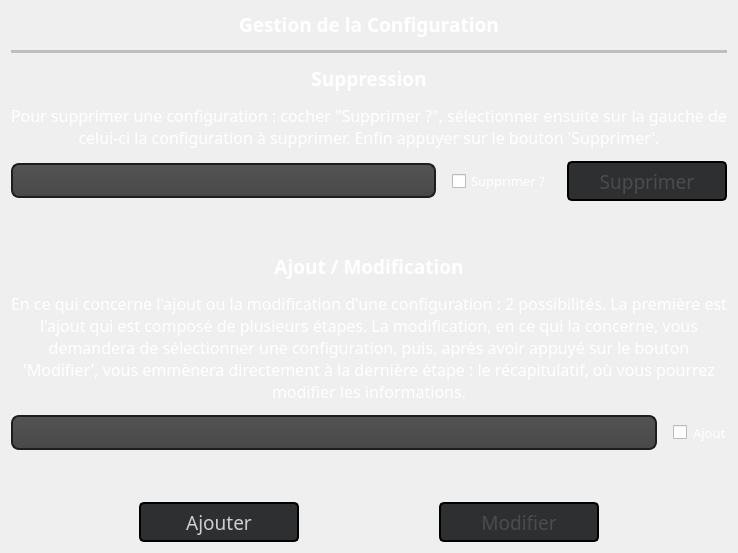
        <widget class="QWidget" name="pageCarteNI">
         <property name="styleSheet">
          <string notr="true">QLabel{
	color: rgb(255, 255, 255);
}</string>
         </property>
         <layout class="QGridLayout" name="gridLayout_10">
          <item row="0" column="0">
           <layout class="QVBoxLayout" name="frameConfig">
            <property name="spacing">
             <number>12</number>
            </property>
            <property name="sizeConstraint">
             <enum>QLayout::SetMinimumSize</enum>
            </property>
            <item>
             <layout class="QVBoxLayout" name="verticalLayout_7">
              <item>
               <widget class="QLabel" name="labelConfigTitre">
                <property name="sizePolicy">
                 <sizepolicy hsizetype="Preferred" vsizetype="Maximum">
                  <horstretch>0</horstretch>
                  <verstretch>0</verstretch>
                 </sizepolicy>
                </property>
                <property name="font">
                 <font>
                  <family>Quicksand SemiBold</family>
                  <pointsize>14</pointsize>
                  <weight>75</weight>
                  <bold>true</bold>
                 </font>
                </property>
                <property name="styleSheet">
                 <string notr="true">QLabel#labelConfigTitre{
	color: rgb(255, 255, 255);
}</string>
                </property>
                <property name="text">
                 <string>Gestion de la Configuration</string>
                </property>
                <property name="alignment">
                 <set>Qt::AlignCenter</set>
                </property>
                <property name="textInteractionFlags">
                 <set>Qt::NoTextInteraction</set>
                </property>
               </widget>
              </item>
              <item>
               <widget class="Line" name="line_2">
                <property name="enabled">
                 <bool>false</bool>
                </property>
                <property name="sizePolicy">
                 <sizepolicy hsizetype="Minimum" vsizetype="Maximum">
                  <horstretch>0</horstretch>
                  <verstretch>0</verstretch>
                 </sizepolicy>
                </property>
                <property name="minimumSize">
                 <size>
                  <width>0</width>
                  <height>3</height>
                 </size>
                </property>
                <property name="autoFillBackground">
                 <bool>false</bool>
                </property>
                <property name="frameShadow">
                 <enum>QFrame::Plain</enum>
                </property>
                <property name="lineWidth">
                 <number>5</number>
                </property>
                <property name="orientation">
                 <enum>Qt::Horizontal</enum>
                </property>
               </widget>
              </item>
             </layout>
            </item>
            <item>
             <layout class="QVBoxLayout" name="frameSuppConfig">
              <item>
               <widget class="QLabel" name="labelConfigTitreSupp">
                <property name="sizePolicy">
                 <sizepolicy hsizetype="Preferred" vsizetype="Maximum">
                  <horstretch>0</horstretch>
                  <verstretch>0</verstretch>
                 </sizepolicy>
                </property>
                <property name="font">
                 <font>
                  <family>Quicksand SemiBold</family>
                  <pointsize>14</pointsize>
                  <weight>75</weight>
                  <bold>true</bold>
                 </font>
                </property>
                <property name="text">
                 <string>Suppression</string>
                </property>
                <property name="alignment">
                 <set>Qt::AlignCenter</set>
                </property>
                <property name="textInteractionFlags">
                 <set>Qt::NoTextInteraction</set>
                </property>
               </widget>
              </item>
              <item>
               <widget class="QLabel" name="labelConfigInfoSupp">
                <property name="sizePolicy">
                 <sizepolicy hsizetype="Preferred" vsizetype="Preferred">
                  <horstretch>0</horstretch>
                  <verstretch>0</verstretch>
                 </sizepolicy>
                </property>
                <property name="font">
                 <font>
                  <family>Quicksand Medium</family>
                  <pointsize>12</pointsize>
                  <weight>50</weight>
                  <bold>false</bold>
                 </font>
                </property>
                <property name="text">
                 <string>Pour supprimer une configuration : cocher &quot;Supprimer ?&quot;, sélectionner ensuite sur la gauche de celui-ci la configuration à supprimer. Enfin appuyer sur le bouton 'Supprimer'.</string>
                </property>
                <property name="alignment">
                 <set>Qt::AlignCenter</set>
                </property>
                <property name="wordWrap">
                 <bool>true</bool>
                </property>
                <property name="textInteractionFlags">
                 <set>Qt::NoTextInteraction</set>
                </property>
               </widget>
              </item>
              <item>
               <layout class="QHBoxLayout" name="frameSuppForm">
                <property name="spacing">
                 <number>16</number>
                </property>
                <item>
                 <widget class="QComboBox" name="cBSuppConfig">
                  <property name="enabled">
                   <bool>false</bool>
                  </property>
                  <property name="sizePolicy">
                   <sizepolicy hsizetype="Minimum" vsizetype="Fixed">
                    <horstretch>0</horstretch>
                    <verstretch>0</verstretch>
                   </sizepolicy>
                  </property>
                  <property name="minimumSize">
                   <size>
                    <width>300</width>
                    <height>35</height>
                   </size>
                  </property>
                  <property name="font">
                   <font>
                    <family>Quicksand SemiBold</family>
                    <pointsize>12</pointsize>
                    <weight>75</weight>
                    <bold>true</bold>
                   </font>
                  </property>
                  <property name="styleSheet">
                   <string notr="true">QComboBox#cBSuppConfig
{
	color: rgb(208, 208, 208);
    background-color: QLinearGradient( x1: 0, y1: 0, x2: 0, y2: 1, stop: 0 #565656, stop: 0.1 #525252, stop: 0.5 #4e4e4e, stop: 0.9 #4a4a4a, stop: 1 #464646);
    border: 2px solid #1e1e1e;
    border-radius: 8px;
    padding: 1px 0px 1px 10px;
}

QComboBox#cBSuppConfig:hover
{
    border: 2px solid black;
    color: white;
}

QComboBox#cBSuppConfig QAbstractItemView
{
	background-color: rgb(46, 47, 48);
	border: 2px solid black;
	selection-background-color: rgb(81, 81, 81);
	border-top: none;
}

QComboBox#cBSuppConfig::drop-down
{
     subcontrol-origin: padding;
     subcontrol-position: top right;
     width: 15px;
     color: white;
     border-left-color: darkgray;
     padding-left: 10px;
 }

</string>
                  </property>
                  <property name="currentIndex">
                   <number>-1</number>
                  </property>
                  <property name="sizeAdjustPolicy">
                   <enum>QComboBox::AdjustToMinimumContentsLength</enum>
                  </property>
                  <property name="duplicatesEnabled">
                   <bool>false</bool>
                  </property>
                  <property name="frame">
                   <bool>false</bool>
                  </property>
                 </widget>
                </item>
                <item>
                 <widget class="QCheckBox" name="checkBoxSuppConfig">
                  <property name="sizePolicy">
                   <sizepolicy hsizetype="Maximum" vsizetype="Fixed">
                    <horstretch>0</horstretch>
                    <verstretch>0</verstretch>
                   </sizepolicy>
                  </property>
                  <property name="font">
                   <font>
                    <family>Quicksand Medium</family>
                    <pointsize>10</pointsize>
                   </font>
                  </property>
                  <property name="styleSheet">
                   <string notr="true">QCheckBox#checkBoxSuppConfig{
	color: rgb(255, 255, 255);
}</string>
                  </property>
                  <property name="text">
                   <string>Supprimer ?</string>
                  </property>
                 </widget>
                </item>
                <item>
                 <widget class="QPushButton" name="pBSuppConfig">
                  <property name="enabled">
                   <bool>false</bool>
                  </property>
                  <property name="sizePolicy">
                   <sizepolicy hsizetype="Maximum" vsizetype="Fixed">
                    <horstretch>0</horstretch>
                    <verstretch>0</verstretch>
                   </sizepolicy>
                  </property>
                  <property name="minimumSize">
                   <size>
                    <width>160</width>
                    <height>40</height>
                   </size>
                  </property>
                  <property name="font">
                   <font>
                    <family>Quicksand Medium</family>
                    <pointsize>14</pointsize>
                   </font>
                  </property>
                  <property name="styleSheet">
                   <string notr="true">QPushButton#pBSuppConfig:hover{
	color: rgb(255, 255, 255);
	background-color: rgba(170, 0, 0, 60);
	border-color: rgb(98, 98, 98);
}

QPushButton#pBSuppConfig{
	background-color: rgb(46, 47, 48);
	color: rgb(206, 206, 206);
	border: 2px solid black;
	border-radius: 5;
}

QPushButton#pBSuppConfig::!enabled{
	color: rgb(75, 75, 75);
}</string>
                  </property>
                  <property name="text">
                   <string>Supprimer</string>
                  </property>
                 </widget>
                </item>
               </layout>
              </item>
             </layout>
            </item>
            <item>
             <spacer name="verticalSpacer_3">
              <property name="orientation">
               <enum>Qt::Vertical</enum>
              </property>
              <property name="sizeHint" stdset="0">
               <size>
                <width>20</width>
                <height>40</height>
               </size>
              </property>
             </spacer>
            </item>
            <item>
             <layout class="QVBoxLayout" name="verticalLayout_6">
              <item>
               <widget class="QLabel" name="labelConfigTitreSupp_2">
                <property name="sizePolicy">
                 <sizepolicy hsizetype="Preferred" vsizetype="Maximum">
                  <horstretch>0</horstretch>
                  <verstretch>0</verstretch>
                 </sizepolicy>
                </property>
                <property name="font">
                 <font>
                  <family>Quicksand SemiBold</family>
                  <pointsize>14</pointsize>
                  <weight>75</weight>
                  <bold>true</bold>
                 </font>
                </property>
                <property name="text">
                 <string>Ajout / Modification</string>
                </property>
                <property name="alignment">
                 <set>Qt::AlignCenter</set>
                </property>
                <property name="textInteractionFlags">
                 <set>Qt::NoTextInteraction</set>
                </property>
               </widget>
              </item>
              <item>
               <widget class="QLabel" name="labelConfigInfoAddEdit">
                <property name="sizePolicy">
                 <sizepolicy hsizetype="Preferred" vsizetype="Preferred">
                  <horstretch>0</horstretch>
                  <verstretch>0</verstretch>
                 </sizepolicy>
                </property>
                <property name="font">
                 <font>
                  <family>Quicksand Medium</family>
                  <pointsize>12</pointsize>
                  <weight>50</weight>
                  <bold>false</bold>
                 </font>
                </property>
                <property name="text">
                 <string>En ce qui concerne l'ajout ou la modification d'une configuration : 2 possibilités. La première est l'ajout qui est composé de plusieurs étapes. La modification, en ce qui la concerne, vous demandera de sélectionner une configuration, puis, après avoir appuyé sur le bouton 'Modifier', vous emmènera directement à la dernière étape : le récapitulatif, où vous pourrez modifier les informations.</string>
                </property>
                <property name="textFormat">
                 <enum>Qt::AutoText</enum>
                </property>
                <property name="scaledContents">
                 <bool>false</bool>
                </property>
                <property name="alignment">
                 <set>Qt::AlignCenter</set>
                </property>
                <property name="wordWrap">
                 <bool>true</bool>
                </property>
                <property name="textInteractionFlags">
                 <set>Qt::NoTextInteraction</set>
                </property>
               </widget>
              </item>
             </layout>
            </item>
            <item>
             <layout class="QHBoxLayout" name="frameCBAddEditConfig">
              <property name="spacing">
               <number>16</number>
              </property>
              <item>
               <widget class="QComboBox" name="cBEditConfig">
                <property name="enabled">
                 <bool>false</bool>
                </property>
                <property name="sizePolicy">
                 <sizepolicy hsizetype="Minimum" vsizetype="Fixed">
                  <horstretch>0</horstretch>
                  <verstretch>0</verstretch>
                 </sizepolicy>
                </property>
                <property name="minimumSize">
                 <size>
                  <width>530</width>
                  <height>35</height>
                 </size>
                </property>
                <property name="font">
                 <font>
                  <family>Quicksand SemiBold</family>
                  <pointsize>12</pointsize>
                  <weight>75</weight>
                  <bold>true</bold>
                 </font>
                </property>
                <property name="styleSheet">
                 <string notr="true">QComboBox#cBEditConfig
{
	color: rgb(208, 208, 208);
    background-color: QLinearGradient( x1: 0, y1: 0, x2: 0, y2: 1, stop: 0 #565656, stop: 0.1 #525252, stop: 0.5 #4e4e4e, stop: 0.9 #4a4a4a, stop: 1 #464646);
    border: 2px solid #1e1e1e;
    border-radius: 8px;
    padding: 1px 0px 1px 10px;
}

QComboBox#cBEditConfig:hover
{
    border: 2px solid black;
    color: white;
}

QComboBox#cBEditConfig QAbstractItemView
{
	background-color: rgb(46, 47, 48);
	border: 2px solid black;
	selection-background-color: rgb(81, 81, 81);
	border-top: none;
}

QComboBox#cBEditConfig::drop-down
{
     subcontrol-origin: padding;
     subcontrol-position: top right;
     width: 15px;
     color: white;
     border-left-color: darkgray;
     padding-left: 10px;
 }

</string>
                </property>
                <property name="currentIndex">
                 <number>-1</number>
                </property>
                <property name="sizeAdjustPolicy">
                 <enum>QComboBox::AdjustToMinimumContentsLength</enum>
                </property>
                <property name="duplicatesEnabled">
                 <bool>false</bool>
                </property>
                <property name="frame">
                 <bool>false</bool>
                </property>
               </widget>
              </item>
              <item>
               <widget class="QCheckBox" name="checkBoxAddEditConfig">
                <property name="sizePolicy">
                 <sizepolicy hsizetype="Maximum" vsizetype="Fixed">
                  <horstretch>0</horstretch>
                  <verstretch>0</verstretch>
                 </sizepolicy>
                </property>
                <property name="font">
                 <font>
                  <family>Quicksand Medium</family>
                  <pointsize>10</pointsize>
                 </font>
                </property>
                <property name="styleSheet">
                 <string notr="true">QCheckBox#checkBoxAddEditConfig{
	color: rgb(255, 255, 255);
}

QCheckBox#checkBoxAddEditConfig:!enabled{
	color: rgb(94, 94, 94);
}

QCheckBox#checkBoxAddEditConfig::indicator:!enabled{
	background-color: rgb(68, 68, 68);
	border: 1px solid rgb(36, 36, 36);
}</string>
                </property>
                <property name="text">
                 <string>Ajout</string>
                </property>
               </widget>
              </item>
             </layout>
            </item>
            <item>
             <spacer name="verticalSpacer_2">
              <property name="orientation">
               <enum>Qt::Vertical</enum>
              </property>
              <property name="sizeHint" stdset="0">
               <size>
                <width>20</width>
                <height>40</height>
               </size>
              </property>
             </spacer>
            </item>
            <item>
             <layout class="QHBoxLayout" name="frameAddEditBtnConfig">
              <item>
               <spacer name="horizontalSpacer_6">
                <property name="orientation">
                 <enum>Qt::Horizontal</enum>
                </property>
                <property name="sizeHint" stdset="0">
                 <size>
                  <width>40</width>
                  <height>20</height>
                 </size>
                </property>
               </spacer>
              </item>
              <item>
               <widget class="QPushButton" name="pBAddConfig">
                <property name="enabled">
                 <bool>true</bool>
                </property>
                <property name="minimumSize">
                 <size>
                  <width>160</width>
                  <height>40</height>
                 </size>
                </property>
                <property name="maximumSize">
                 <size>
                  <width>220</width>
                  <height>40</height>
                 </size>
                </property>
                <property name="sizeIncrement">
                 <size>
                  <width>0</width>
                  <height>0</height>
                 </size>
                </property>
                <property name="font">
                 <font>
                  <family>Quicksand Medium</family>
                  <pointsize>14</pointsize>
                  <weight>50</weight>
                  <bold>false</bold>
                 </font>
                </property>
                <property name="styleSheet">
                 <string notr="true">QPushButton#pBAddConfig:hover{
	color: rgb(255, 255, 255);
	background-color: rgba(0, 170, 0, 60);
	border-color: rgb(98, 98, 98);
}

QPushButton#pBAddConfig{
	background-color: rgb(46, 47, 48);
	color: rgb(206, 206, 206);
	border: 2px solid black;
	border-radius: 5;
}

QPushButton#pBAddConfig::!enabled{
	color: rgb(75, 75, 75);
}</string>
                </property>
                <property name="text">
                 <string>Ajouter</string>
                </property>
               </widget>
              </item>
              <item>
               <spacer name="horizontalSpacer_5">
                <property name="orientation">
                 <enum>Qt::Horizontal</enum>
                </property>
                <property name="sizeHint" stdset="0">
                 <size>
                  <width>40</width>
                  <height>20</height>
                 </size>
                </property>
               </spacer>
              </item>
              <item>
               <widget class="QPushButton" name="pBEditConfig">
                <property name="enabled">
                 <bool>false</bool>
                </property>
                <property name="minimumSize">
                 <size>
                  <width>160</width>
                  <height>40</height>
                 </size>
                </property>
                <property name="maximumSize">
                 <size>
                  <width>220</width>
                  <height>40</height>
                 </size>
                </property>
                <property name="sizeIncrement">
                 <size>
                  <width>0</width>
                  <height>0</height>
                 </size>
                </property>
                <property name="font">
                 <font>
                  <family>Quicksand Medium</family>
                  <pointsize>14</pointsize>
                  <weight>50</weight>
                  <bold>false</bold>
                 </font>
                </property>
                <property name="styleSheet">
                 <string notr="true">QPushButton#pBEditConfig:hover{
	color: rgb(255, 255, 255);
	background-color: rgba(255, 170, 0, 60);
	border-color: rgb(98, 98, 98);
}

QPushButton#pBEditConfig{
	background-color: rgb(46, 47, 48);
	color: rgb(206, 206, 206);
	border: 2px solid black;
	border-radius: 5;
}

QPushButton#pBEditConfig::!enabled{
	color: rgb(75, 75, 75);
}</string>
                </property>
                <property name="text">
                 <string>Modifier</string>
                </property>
               </widget>
              </item>
              <item>
               <spacer name="horizontalSpacer_7">
                <property name="orientation">
                 <enum>Qt::Horizontal</enum>
                </property>
                <property name="sizeHint" stdset="0">
                 <size>
                  <width>40</width>
                  <height>20</height>
                 </size>
                </property>
               </spacer>
              </item>
             </layout>
            </item>
           </layout>
          </item>
         </layout>
        </widget>
